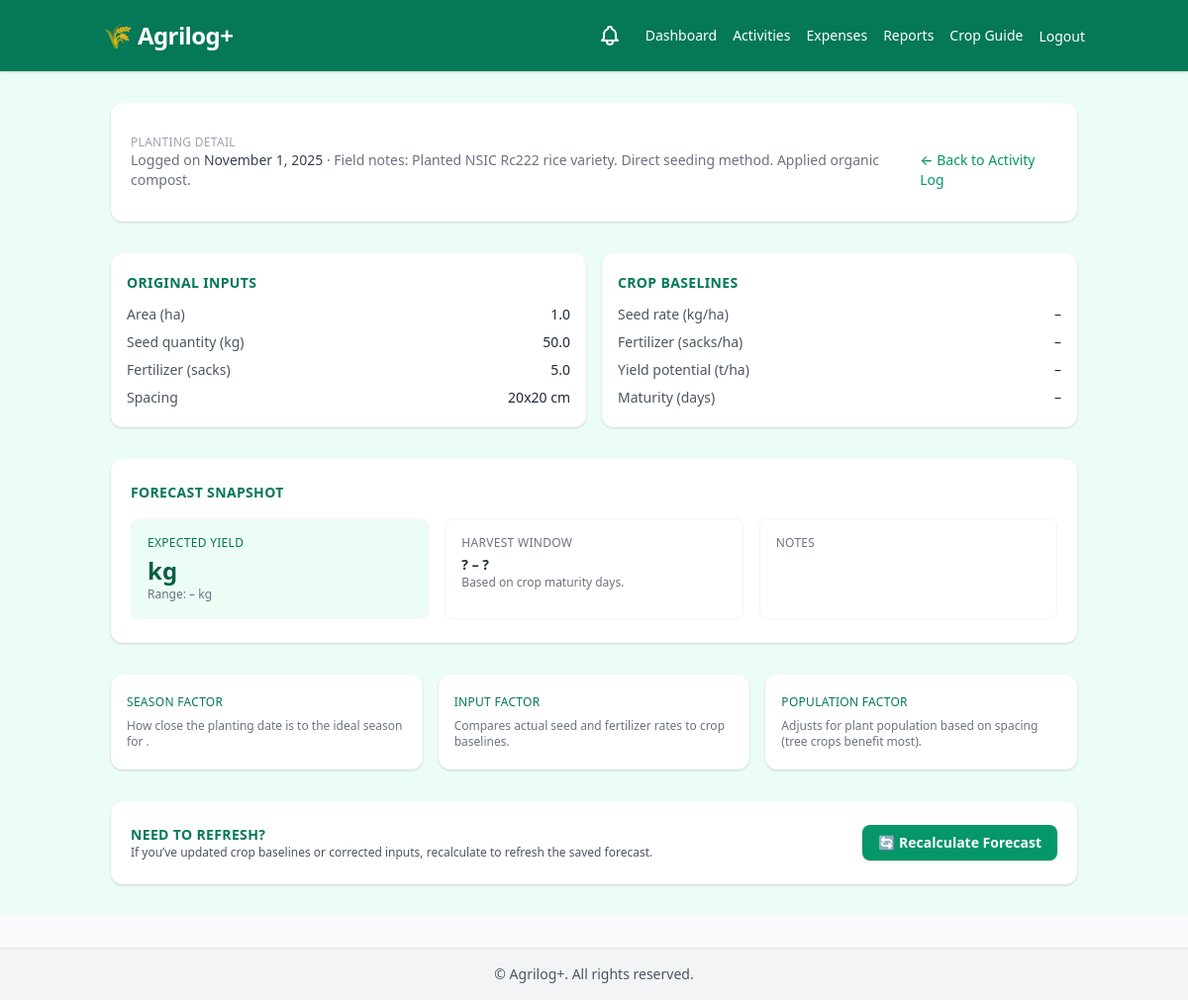
The page /activities/138/detail/ (signed in) on the database its author committed.
### myApp/models.py (models this page shows, shortened)
class Activity(models.Model):
    ACTIVITY_TYPES = [
        ('planting', 'Planting'),
        ('watering', 'Watering'),
        ('harvesting', 'Harvesting'),
    ]
    farmer = models.ForeignKey(User, on_delete=models.CASCADE)
    crop = models.ForeignKey(Crop, on_delete=models.CASCADE)
    activity_type = models.CharField(max_length=20, choices=ACTIVITY_TYPES)
    date = models.DateField(default=timezone.now)
    notes = models.TextField(blank=True)
    area_ha = models.FloatField(default=1.0)
    seed_qty_kg = models.FloatField(null=True, blank=True)
    fert_sacks = models.FloatField(null=True, blank=True)
    spacing = models.CharField(max_length=50, null=True, blank=True)

### myApp/views.py (the view)
# urls.py: path('activities/<int:pk>/detail/', views.planting_detail_view, name='planting_detail'),
@login_required
def planting_detail_view(request, pk):
    activity = get_object_or_404(
        Activity,
        pk=pk,
        farmer=request.user,
        activity_type="planting"
    )
    forecast = (
        Forecast.objects
        .filter(farmer=request.user, crop=activity.crop)
        .order_by("-created_at")
        .first()
    )
    return render(request, "myApp/planting_detail.html", {
        "activity": activity,
        "forecast": forecast,
    })

### myApp/context_processors.py (called while the page is built, shortened)
def harvest_notifications(request):
    upcoming_harvests = []
    if request.user.is_authenticated and request.user.role == 'farmer':
        today = timezone.now().date()
        five_days_from_now = today + timedelta(days=5)
        forecasts = Forecast.objects.filter(
            farmer=request.user,
            harvest_start__gte=today,
            harvest_start__lte=five_days_from_now
        ).select_related('crop').order_by('harvest_start')
    return {
        'upcoming_harvests': upcoming_harvests,
        'has_upcoming_harvests': len(upcoming_harvests) > 0,
    }

### myApp/templates/myApp/planting_detail.html (shortened to what this page needs)
{% extends 'base.html' %}
{% block content %}
<div class="bg-green-50 min-h-screen py-6 sm:py-8">
  <div class="mx-auto w-full max-w-5xl px-4 sm:px-6 space-y-6 sm:space-y-8">
    <header class="bg-white rounded-xl shadow px-5 py-6 sm:py-8">
      <div class="flex flex-col gap-2 sm:flex-row sm:items-end sm:justify-between">
        <div>
          <p class="text-xs uppercase tracking-wide text-gray-400">Planting Detail</p>
          <p class="text-sm text-gray-500">
            Logged on <span class="font-medium text-gray-700">{{ activity.date|date:"F j, Y" }}</span> ·
            Field notes: {{ activity.notes|default:"—" }}
          </p>
        </div>
        <a href="{% url 'activity_log' %}" class="inline-flex items-center text-sm font-medium text-green-600 hover:underline">
          ← Back to Activity Log
        </a>
      </div>
    </header>
    <section class="grid gap-4 sm:grid-cols-2">
      <div class="bg-white rounded-xl shadow px-4 py-5">
        <h2 class="text-sm font-semibold text-green-700 uppercase tracking-wide">Original Inputs</h2>
        <dl class="mt-3 space-y-2 text-sm text-gray-600">
          <div class="flex justify-between"><dt>Area (ha)</dt><dd class="font-medium text-gray-800">{{ activity.area_ha|default:"—" }}</dd></div>
          <div class="flex justify-between"><dt>Seed quantity (kg)</dt><dd class="font-medium text-gray-800">{{ activity.seed_qty_kg|default:"—" }}</dd></div>
          <div class="flex justify-between"><dt>Fertilizer (sacks)</dt><dd class="font-medium text-gray-800">{{ activity.fert_sacks|default:"—" }}</dd></div>
          <div class="flex justify-between"><dt>Spacing</dt><dd class="font-medium text-gray-800">{{ activity.spacing|default:"—" }}</dd></div>
        </dl>
      </div>
      <div class="bg-white rounded-xl shadow px-4 py-5">
        <h2 class="text-sm font-semibold text-green-700 uppercase tracking-wide">Crop Baselines</h2>
        <dl class="mt-3 space-y-2 text-sm text-gray-600">
          <div class="flex justify-between"><dt>Seed rate (kg/ha)</dt><dd class="font-medium text-gray-800">{{ baseline.seed_rate_min|floatformat:1 }} – {{ baseline.seed_rate_max|floatformat:1 }}</dd></div>
          <div class="flex justify-between"><dt>Fertilizer (sacks/ha)</dt><dd class="font-medium text-gray-800">{{ baseline.fert_sacks_min|floatformat:1 }} – {{ baseline.fert_sacks_max|floatformat:1 }}</dd></div>
          <div class="flex justify-between"><dt>Yield potential (t/ha)</dt><dd class="font-medium text-gray-800">{{ baseline.yield_t_min|floatformat:1 }} – {{ baseline.yield_t_max|floatformat:1 }}</dd></div>
          <div class="flex justify-between"><dt>Maturity (days)</dt><dd class="font-medium text-gray-800">{{ baseline.harvest_days_min }} – {{ baseline.harvest_days_max }}</dd></div>
        </dl>
      </div>
    </section>
    <section class="bg-white rounded-xl shadow px-5 py-6">
      <div class="flex flex-col gap-2 sm:flex-row sm:items-center sm:justify-between">
        <h2 class="text-sm font-semibold text-green-700 uppercase tracking-wide">Forecast Snapshot</h2>
      </div>
      <div class="mt-4 grid gap-4 sm:grid-cols-3">
        <div class="rounded-lg border border-gray-100 bg-green-50 px-4 py-4 text-sm">
          <p class="text-xs uppercase tracking-wide text-green-700">Expected Yield</p>
          <p class="mt-1 text-2xl font-bold text-green-800">{{ forecast_snapshot.expected_yield_kg|floatformat:0 }} kg</p>
          <p class="text-xs text-gray-500">Range: {{ forecast_snapshot.yield_min_kg|floatformat:0 }} – {{ forecast_snapshot.yield_max_kg|floatformat:0 }} kg</p>
        </div>
        <div class="rounded-lg border border-gray-100 px-4 py-4 text-sm">
          <p class="text-xs uppercase tracking-wide text-gray-500">Harvest Window</p>
          <p class="mt-1 text-sm font-semibold text-gray-800">
            {% if forecast_snapshot.harvest_start %}{{ forecast_snapshot.harvest_start|date:"M j" }}{% else %}?{% endif %}
            –
            {% if forecast_snapshot.harvest_end %}{{ forecast_snapshot.harvest_end|date:"M j" }}{% else %}?{% endif %}
          </p>
          <p class="text-xs text-gray-500">Based on crop maturity days.</p>
        </div>
        <div class="rounded-lg border border-gray-100 px-4 py-4 text-sm">
          <p class="text-xs uppercase tracking-wide text-gray-500">Notes</p>
        </div>
      </div>
    </section>
    <section class="grid gap-4 sm:grid-cols-3">
      <div class="bg-white rounded-xl shadow px-4 py-5 text-sm">
        <p class="text-xs uppercase tracking-wide text-green-700">Season Factor</p>
        <p class="mt-1 text-xs text-gray-500">
          How close the planting date is to the ideal season for {{ crop.name }}.
        </p>
      </div>
      <div class="bg-white rounded-xl shadow px-4 py-5 text-sm">
        <p class="text-xs uppercase tracking-wide text-green-700">Input Factor</p>
        <p class="mt-1 text-xs text-gray-500">
          Compares actual seed and fertilizer rates to crop baselines.
        </p>
      </div>
      <div class="bg-white rounded-xl shadow px-4 py-5 text-sm">
        <p class="text-xs uppercase tracking-wide text-green-700">Population Factor</p>
        <p class="mt-1 text-xs text-gray-500">
          Adjusts for plant population based on spacing (tree crops benefit most).
        </p>
      </div>
    </section>
    <section class="bg-white rounded-xl shadow px-5 py-6 flex flex-col gap-4 sm:flex-row sm:items-center sm:justify-between">
      <div>
        <h2 class="text-sm font-semibold text-green-700 uppercase tracking-wide">Need to refresh?</h2>
        <p class="text-xs text-gray-600">
          If you’ve updated crop baselines or corrected inputs, recalculate to refresh the saved forecast.
        </p>
      </div>
      <form method="post" data-confirm="edit" class="flex items-center gap-3">
        <button type="submit" class="inline-flex items-center rounded-lg bg-green-600 px-4 py-2 text-sm font-semibold text-white shadow hover:bg-green-700">
          🔄 Recalculate Forecast
        </button>
      </form>
    </section>
  </div>
</div>
{% endblock %}

### rows shown on the page
Activity: date "November 1, 2025", notes "Planted NSIC Rc222 rice variety. Direct seeding method. Applied organic compost.", area_ha "1.0", seed_qty_kg "50.0", fert_sacks "5.0", spacing "20x20 cm"
